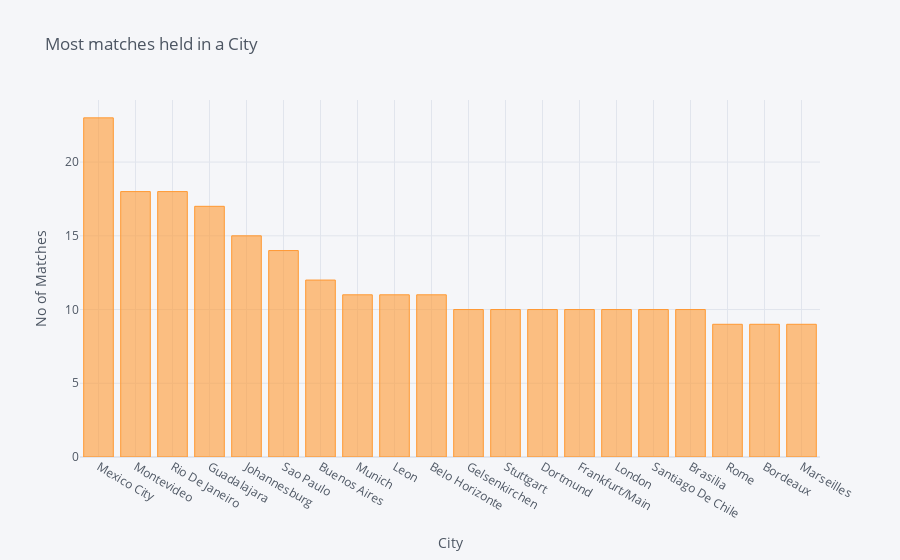

This figure's notebook cell:
### Code cell
matches["City"].value_counts().iloc[:20].iplot(kind="bar",xTitle="City",yTitle="No of Matches",title="Most matches held in a City")

### Figure 1 — Plotly figure (JSON) as saved in the notebook; plotly's stock layout.template omitted (floating-point values rounded to 4 significant figures)
{"data": [{"marker": {"color": "rgba(255, 153, 51, 0.6)", "line": {"color": "rgba(255, 153, 51, 1.0)", "width": 1}}, "name": "City", "orientation": "v", "text": "", "x": ["Mexico City ", "Montevideo ", "Rio De Janeiro ", "Guadalajara ", "Johannesburg ", "Sao Paulo ", "Buenos Aires ", "Munich ", "Leon ", "Belo Horizonte ", "Gelsenkirchen ", "Stuttgart ", "Dortmund ", "Frankfurt/Main ", "London ", "Santiago De Chile ", "Brasilia ", "Rome ", "Bordeaux ", "Marseilles "], "y": [23, 18, 18, 17, 15, 14, 12, 11, 11, 11, 10, 10, 10, 10, 10, 10, 10, 9, 9, 9], "type": "bar"}], "layout": {"legend": {"bgcolor": "#F5F6F9", "font": {"color": "#4D5663"}}, "paper_bgcolor": "#F5F6F9", "plot_bgcolor": "#F5F6F9", "title": {"font": {"color": "#4D5663"}, "text": "Most matches held in a City"}, "xaxis": {"gridcolor": "#E1E5ED", "showgrid": true, "tickfont": {"color": "#4D5663"}, "title": {"font": {"color": "#4D5663"}, "text": "City"}, "zerolinecolor": "#E1E5ED"}, "yaxis": {"gridcolor": "#E1E5ED", "showgrid": true, "tickfont": {"color": "#4D5663"}, "title": {"font": {"color": "#4D5663"}, "text": "No of Matches"}, "zerolinecolor": "#E1E5ED"}}}
